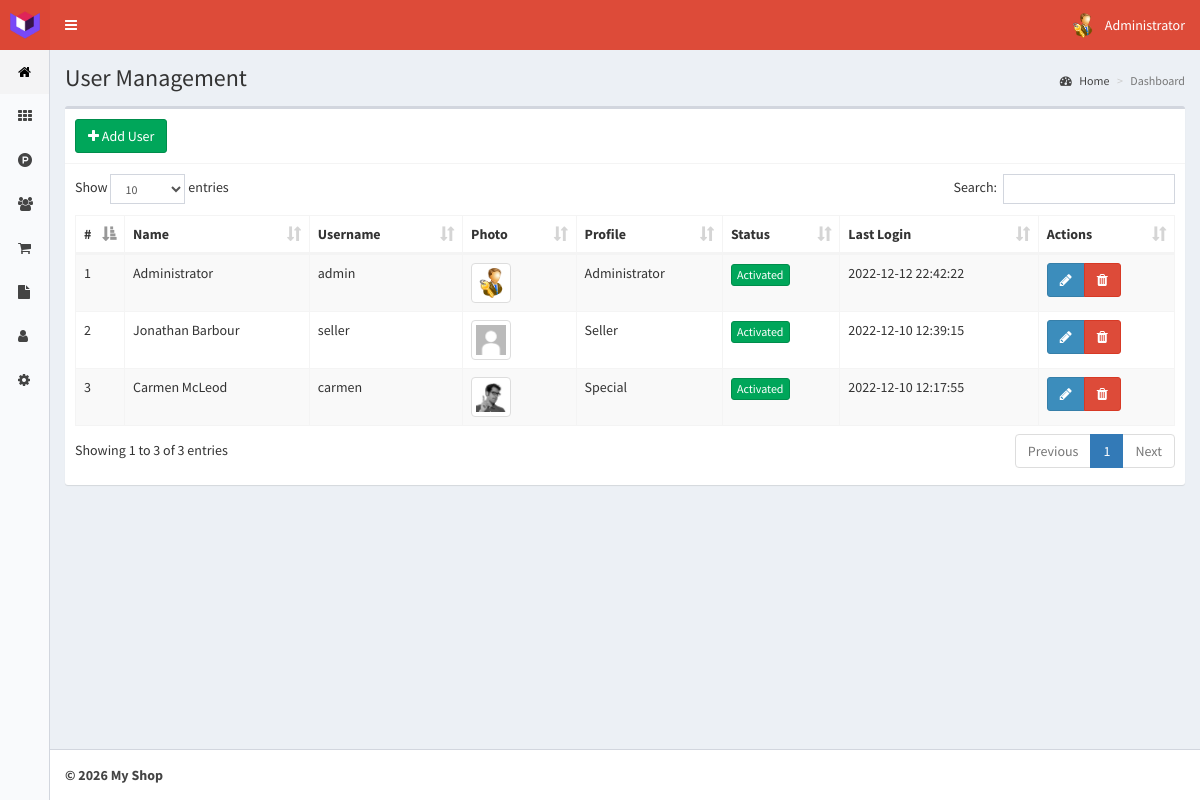
The app's page /users (signed in) with its own data.
### tables this page shows
CREATE TABLE `users` (
  `id` int(11) NOT NULL,
  `name` text NOT NULL,
  `user` text NOT NULL,
  `password` text NOT NULL,
  `profile` text NOT NULL,
  `photo` text NOT NULL,
  `status` int(1) NOT NULL,
  `lastLogin` datetime NOT NULL,
  `date` timestamp NOT NULL DEFAULT CURRENT_TIMESTAMP ON UPDATE CURRENT_TIMESTAMP
);

### controllers/template.controller.php (called while the page is built)
<?php
class ControllerTemplate{
	static public function ctrTemplate(){
		include "views/template.php";
	}
}

### index.php (called while the page is built, shortened)
<?php
require_once "controllers/template.controller.php";
require_once "controllers/users.controller.php";
require_once "models/users.model.php";
$template = new ControllerTemplate();
$template -> ctrTemplate();

### controllers/users.controller.php (called while the page is built, shortened)
<?php
class ControllerUsers{
	static public function ctrShowUsers($item, $value){
		$table = "users";
		$answer = UsersModel::MdlShowUsers($table, $item, $value);
		return $answer;
	}
}

### models/connection.php (called while the page is built, shortened)
<?php
class Connection{
	static private $link = null;
	static public function config(){
		static $config = null;
		if($config === null){
			$config = require __DIR__."/../config/config.php";
		}
		return $config;
	}
	static public function connect(){
		if(self::$link === null){
			$c = self::config();
			$dsn = "mysql:host=".$c["db_host"].";port=".$c["db_port"].";dbname=".$c["db_name"].";charset=utf8";
			self::$link = new PDO($dsn, $c["db_user"], $c["db_password"], array(
				PDO::ATTR_ERRMODE => PDO::ERRMODE_SILENT,
				PDO::ATTR_DEFAULT_FETCH_MODE => PDO::FETCH_BOTH
			));
			self::$link -> exec("SET SESSION sql_mode = 'NO_ENGINE_SUBSTITUTION'");
			$tz = ModelSettings::get("timezone");
			if($tz && in_array($tz, timezone_identifiers_list())){
				date_default_timezone_set($tz);
				$offset = (new DateTime("now", new DateTimeZone($tz))) -> format("P");
				self::$link -> exec("SET time_zone = '".$offset."'");
			}
		}
		return self::$link;
	}
}

### models/users.model.php (called while the page is built, shortened)
<?php
require_once "connection.php";
class UsersModel{
	static public function MdlShowUsers($tableUsers, $item, $value){
		if($item != null){
			$stmt = Connection::connect()->prepare("SELECT * FROM $tableUsers WHERE $item = :$item");
			$stmt -> bindParam(":".$item, $value, PDO::PARAM_STR);
			$stmt -> execute();
			return $stmt -> fetch();
		}
		else{
			$stmt = Connection::connect()->prepare("SELECT * FROM $tableUsers");
			$stmt -> execute();
			return $stmt -> fetchAll();
		}
	}
}

### views/modules/users.php (the view, shortened to what this page needs)
<div class="content-wrapper">
  <section class="content-header">
    <h1>
      User Management
    </h1>
    <ol class="breadcrumb">
      <li><a href="home"><i class="fa fa-dashboard"></i> Home</a></li>
      <li class="active">Dashboard</li>
    </ol>
  </section>
  <section class="content">
    <div class="box">
      <div class="box-header with-border">
        <button class="btn btn-success" data-toggle="modal" data-target="#addUser">
         <i class="fa fa-plus"></i> Add User
        </button>
      </div>
      <div class="box-body">
        <table class="table table-bordered table-hover table-striped dt-responsive tables" width="100%">
          <thead>
           <tr>
             <th style="width:10px">#</th>
             <th>Name</th>
             <th>Username</th>
             <th>Photo</th>
             <th>Profile</th>
             <th>Status</th>
             <th>Last Login</th>
             <th>Actions</th>
           </tr>
          </thead>
          <tbody>
            <?php
              $item = null;
              $value = null;
              $users = ControllerUsers::ctrShowUsers($item, $value);
              foreach ($users as $key => $value) {
                echo '
                  <tr>
                    <td>'.($key+1).'</td>
                    <td>'.$value["name"].'</td>
                    <td>'.$value["user"].'</td>';
                    if ($value["photo"] != ""){
                      echo '<td><img src="'.$value["photo"].'" class="img-thumbnail" width="40px"></td>';
                    }else{
                      echo '<td><img src="views/img/users/default/anonymous.png" class="img-thumbnail" width="40px"></td>';
                    }
                    echo '<td>'.$value["profile"].'</td>';
                    if($value["status"] != 0){
                      echo '<td><button class="btn btn-success btnActivate btn-xs" userId="'.$value["id"].'" userStatus="0">Activated</button></td>';
                    }else{
                      echo '<td><button class="btn btn-danger btnActivate btn-xs" userId="'.$value["id"].'" userStatus="1">Deactivated</button></td>';
                    }
                    echo '<td>'.$value["lastLogin"].'</td>
                    <td>
                      <div class="btn-group">
                        <button class="btn btn-primary btnEditUser" idUser="'.$value["id"].'" data-toggle="modal" data-target="#editUser"><i class="fa fa-pencil"></i></button>
                        <button class="btn btn-danger btnDeleteUser" userId="'.$value["id"].'" username="'.$value["user"].'" userPhoto="'.$value["photo"].'"><i class="fa fa-trash"></i></button>
                      </div>
                    </td>
                  </tr>';
              }
            ?>
          </tbody>
        </table>
      </div>
    </div>
  </section>
</div>

### records on screen
users: name "Administrator", user "admin", photo (picture), profile "Administrator", lastLogin "2022-12-12 22:42:22"
users: name "Jonathan Barbour", user "seller", photo (picture), profile "Seller", lastLogin "2022-12-10 12:39:15"
users: name "Carmen McLeod", user "carmen", photo (picture), profile "Special", lastLogin "2022-12-10 12:17:55"

### other values on screen
$_SESSION["name"] "Administrator"
$businessSettings["businessName"] "My Shop"
